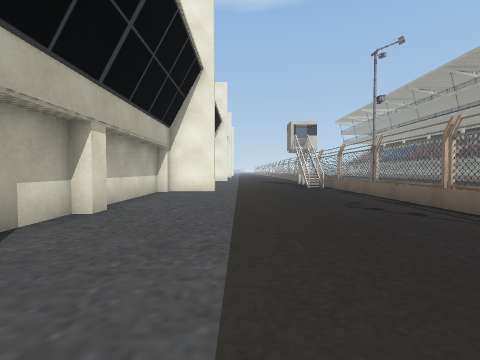
[1] (above)

24 first-person views from a walk through a scene from a Unity 3-D project. The camera is 1.5 m above the floor, tilts 2° down and sees 85° across. The floor is counted in squares, 2 m on a side. Each view is taken from the middle of a square. On the plan, view 1 faces up. The plan holds only what a view shows up to about 9 squares ahead; the rest is blank. The place goes on beyond the plan. Some surface patterns are stand-ins.

[2]
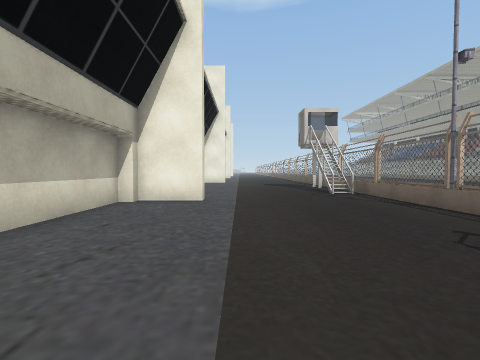

[3]
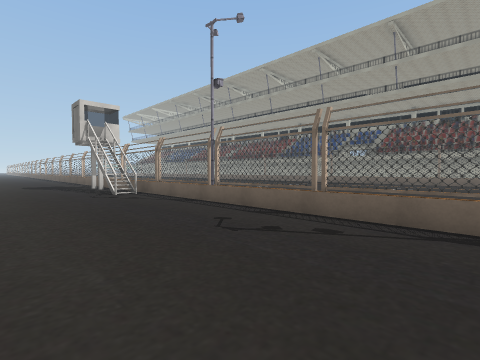

[4]
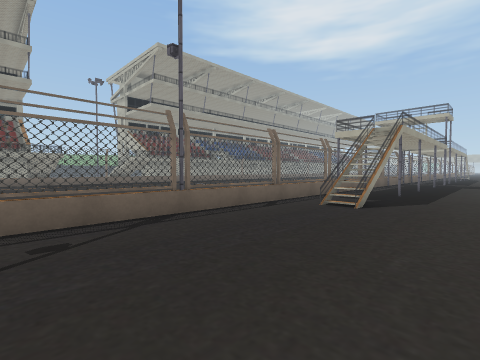

[5]
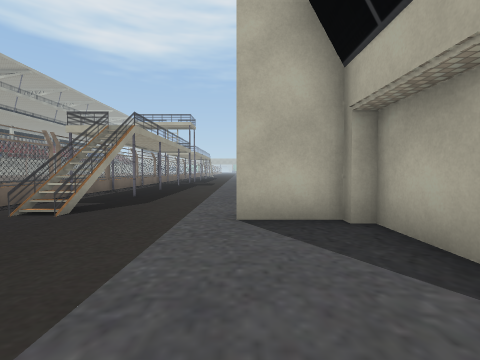

[6]
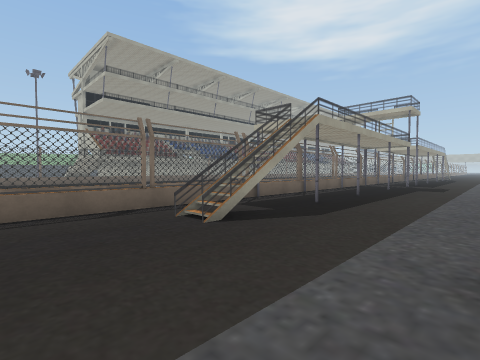

[7]
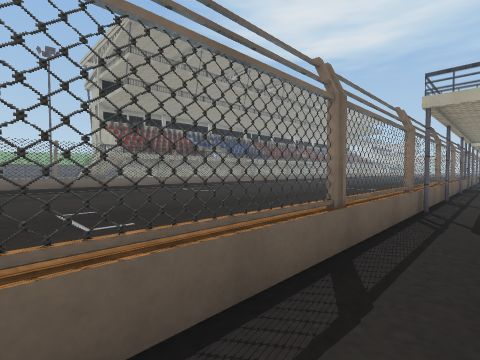

[8]
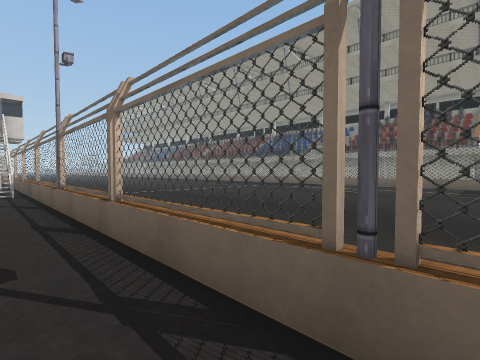

[9]
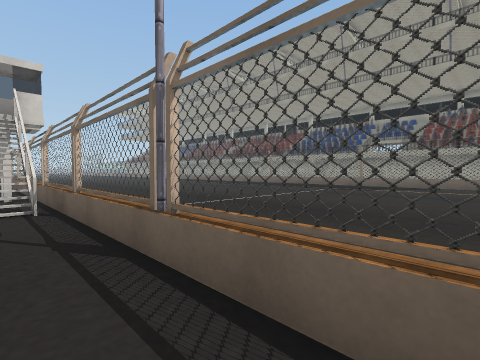

[10]
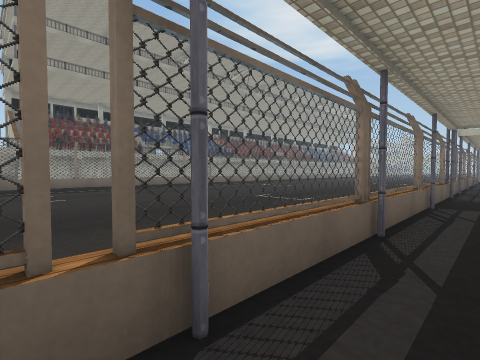

[11]
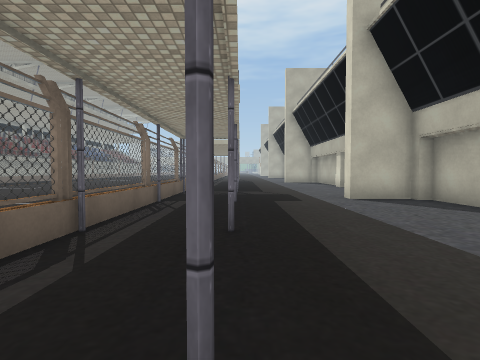

[12]
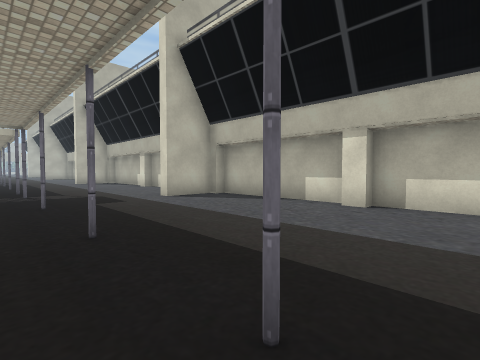

[13]
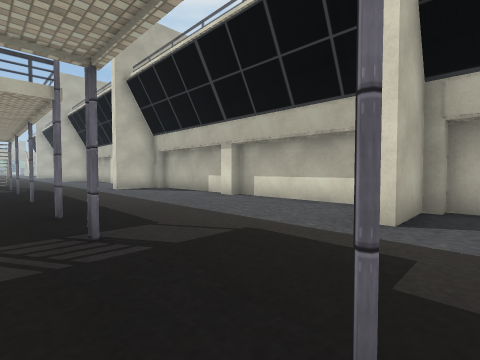

[14]
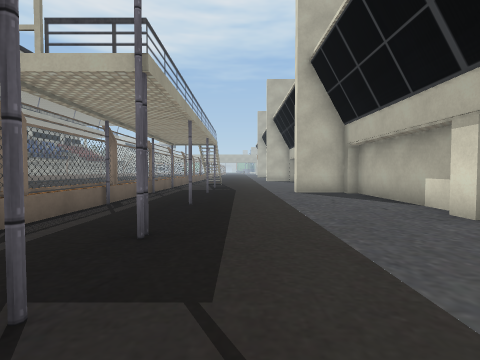

[15]
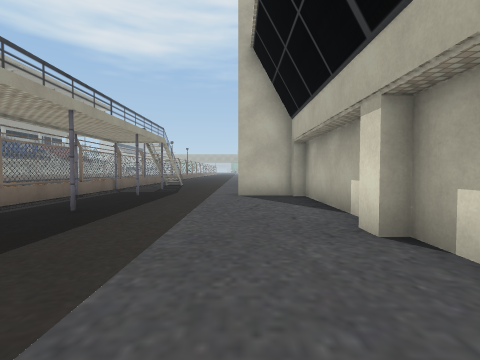

[16]
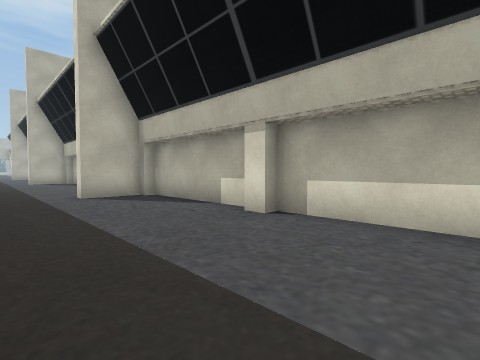

[17]
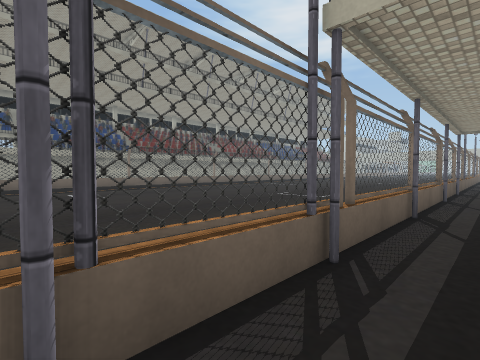

[18]
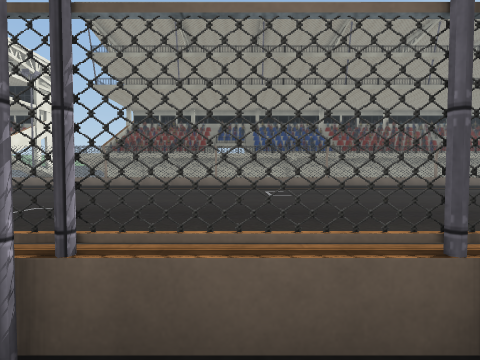

[19]
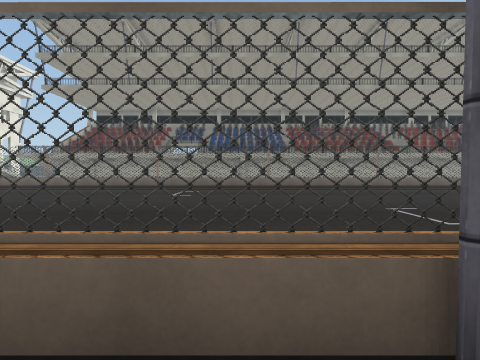

[20]
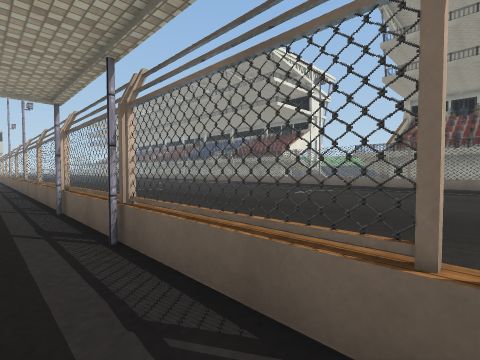

[21]
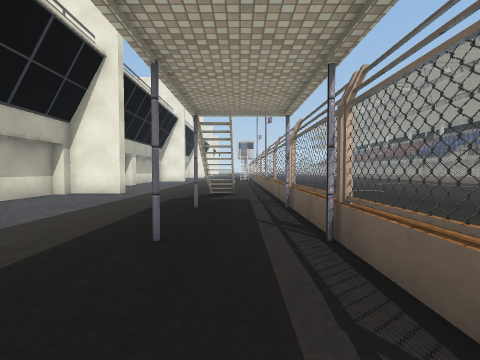

[22]
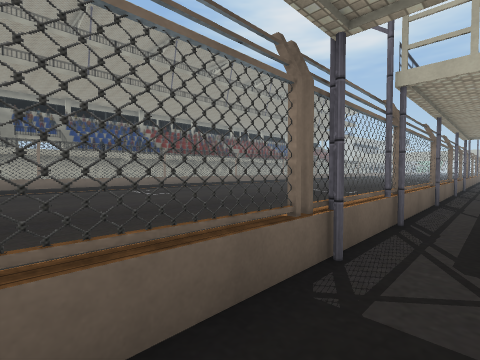

[23]
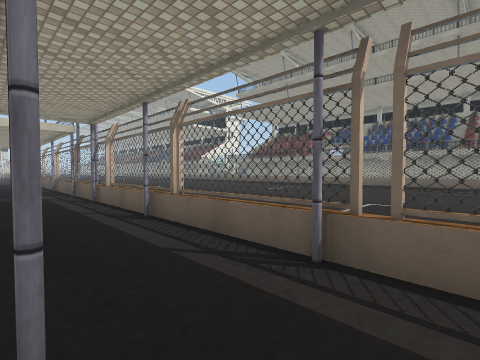

[24]
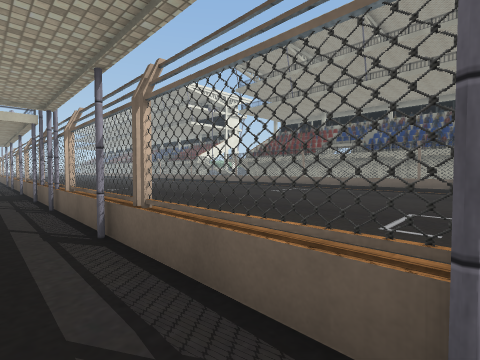

### Floor plan
Key: @ floor where view 1 was taken; # wall or solid block; . floor; = window, fence, low wall or low ledge; C cabin.
Columns run from 3 left of view 1 to 14 right of it. Each row starts with its distance up from view 1.
 12   ....CC ....
 11   .....# ......
 10 ###....= ......
  9 #......= .......
  8 #......# ........
  7 #......= ........
  6 #......= .......
  5 #......= ........
  4 #......= ........
  3 #......= ........
  2 #......= ........
  1 #......= .........
  0 ###@...= .........
 -1 #....=== .......
 -2 #....##= ......
 -3 #......= ........
 -4 #....#.= ........
 -5 #......= ........
 -6 #....#.= ........
 -7 #......= ........
 -8 #......= ........
 -9 #....#.= ........
-10 ###....= ........
-11 #......= .........
-12 #....#.= .........
-13 #......= .........
-14 #....#.= ........
-15 #......= .......
-16 #......= .......
-17 #....#.= ........
-18 #......= .........
-19 #......= .........
-20 ###..#.= ........
-21   .....= .......

Where each view was taken, in squares from view 1:
view 1: 0 up, 0 right, facing up
view 2: 3 up, 0 right, facing up
view 3: 3 up, 0 right, facing up-right
view 4: 5 up, 0 right, facing down-right
view 5: 4 up, 1 left, facing down
view 6: 2 up, 1 left, facing down-right
view 7: 2 up, 3 right, facing down-right
view 8: 2 up, 3 right, facing up-right
view 9: 6 up, 3 right, facing up-right
view 10: 3 down, 3 right, facing down-right
view 11: 3 down, 2 right, facing down
view 12: 3 down, 3 right, facing down-left
view 13: 9 down, 3 right, facing down-left
view 14: 11 down, 1 right, facing down
view 15: 12 down, 1 left, facing down
view 16: 12 down, 1 right, facing down-left
view 17: 12 down, 3 right, facing down-right
view 18: 13 down, 3 right, facing right
view 19: 16 down, 3 right, facing right
view 20: 9 down, 3 right, facing up-right
view 21: 9 down, 3 right, facing up
view 22: 10 down, 3 right, facing down-right
view 23: 21 down, 2 right, facing up-right
view 24: 20 down, 3 right, facing up-right
